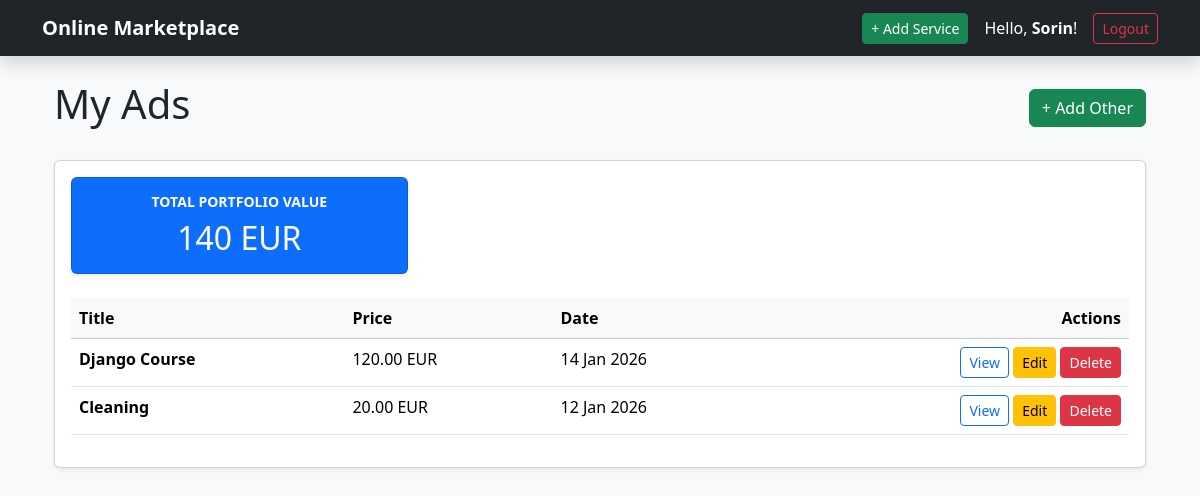
Before: /my-services/ (signed in) with the older database file.
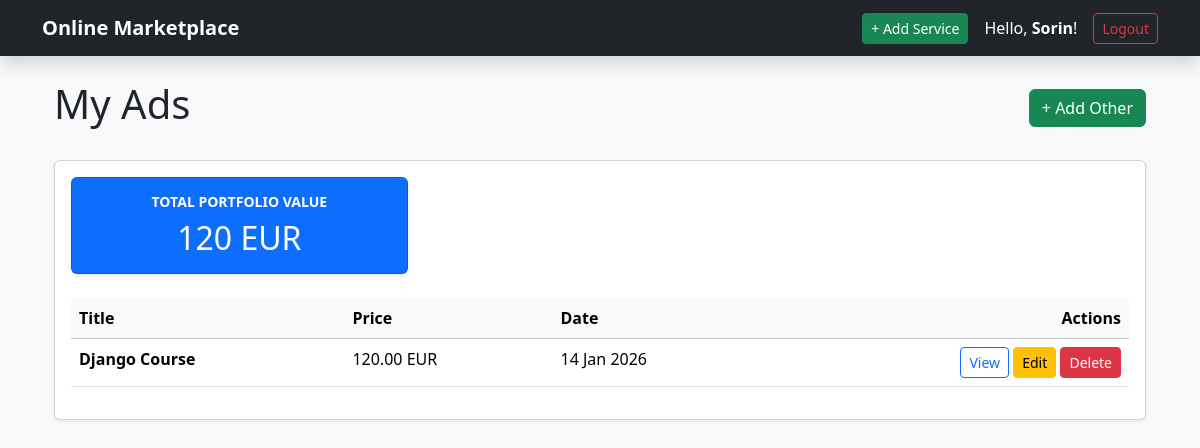
After: the same page with the newer database file.
### marketplace/models.py (models this page shows, shortened)
class Service(models.Model):
    CATEGORY_CHOICES = [
        ('cleaning', 'Cleaning'),
        ('it', 'IT & Software'),
        ('math', 'Mathematics Meditations'),
        ('garden', 'Garden'),
    ]
    title = models.CharField(max_length=200, unique=True)
    provider = models.ForeignKey(User, on_delete=models.CASCADE, related_name="services")
    description = models.TextField()
    category = models.CharField(max_length=20, choices=CATEGORY_CHOICES)
    price = models.DecimalField(max_digits=10, decimal_places=2)
    created_on = models.DateTimeField(auto_now_add=True)
    image = models.ImageField(upload_to='services/', default='services/default.jpg', blank=True)

### marketplace/views.py (the view)
# urls.py: path('my-services/', views.my_services, name='my_services'),
def my_services(request):
    user_services = Service.objects.filter(provider=request.user).order_by('-created_on')
    total_value = user_services.aggregate(Sum('price'))['price__sum'] or 0
    return render(request, 'marketplace/my_services.html', {
        'services': user_services,
        'total_value': total_value
    })

### marketplace/templates/marketplace/my_services.html
{% extends 'marketplace/base.html' %}
{% block content %}
<div class="container mt-4">
    <div class="d-flex justify-content-between align-items-center mb-4">
        <h1>My Ads</h1>
        <a href="{% url 'create_service' %}" class="btn btn-success">+ Add Other</a>
    </div>
    <div class="card shadow-sm">
        <div class="card-body">
            {% if services %}
            <div class="row mb-4">
                <div class="col-md-4">
                    <div class="card bg-primary text-white shadow-sm">
                        <div class="card-body text-center">
                            <h6 class="text-uppercase small fw-bold">Total Portfolio Value</h6>
                            <h2 class="mb-0">{{ total_value }} EUR</h2>
                        </div>
                    </div>
                </div>
            </div>
            <table class="table table-hover">
                <thead class="table-light">
                    <tr>
                        <th>Title</th>
                        <th>Price</th>
                        <th>Date</th>
                        <th class="text-end">Actions</th>
                    </tr>
                </thead>
                <tbody>
                    {% for service in services %}
                    <tr>
                        <td><strong>{{ service.title }}</strong></td>
                        <td>{{ service.price }} EUR</td>
                        <td>{{ service.created_on|date:"d M Y" }}</td>
                        <td class="text-end">
                            <a href="{% url 'service_detail' service.id %}"
                                class="btn btn-sm btn-outline-primary">View</a>
                            <a href="{% url 'edit_service' service.id %}" class="btn btn-sm btn-warning">Edit</a>
                            <a href="{% url 'delete_service' service.id %}" class="btn btn-sm btn-danger">Delete</a>
                        </td>
                    </tr>
                    {% endfor %}
                </tbody>
            </table>
            {% else %}
            <div class="text-center py-5">
                <p class="text-muted">You haven't posted any services yet.</p>
                <a href="{% url 'create_service' %}" class="btn btn-primary">Post your first service</a>
            </div>
            {% endif %}
        </div>
    </div>
</div>
{% endblock %}

Changed rows visible on the page:
removed Service: title "Cleaning", price "20.00", created_on "12 Jan 2026"
Other visible differences:
{{ total_value }}: "140" → "120"
